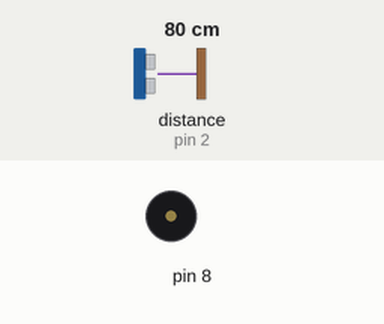
Recording of a sketch running on a simulated Arduino Uno, built with avr-gcc and run on an emulated ATmega328P. Parts: buzzer (waves = sounding). The inputs (shaded band) are chosen by the test bench; at power-on: distance to the obstacle (sensor on pin 2) 80 cm. What the sketch prints to the serial monitor is not drawn.

Above: at 1.2 s.
1.3 s: distance to the obstacle (sensor on pin 2) set to 11 cm
4.3 s: distance to the obstacle (sensor on pin 2) set to 8 cm
At 5.8 s:
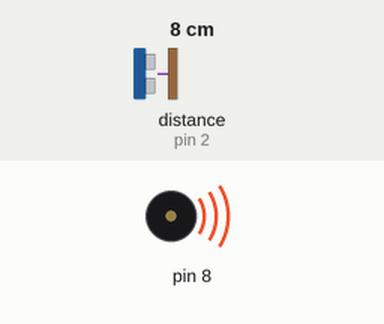
7.3 s: distance to the obstacle (sensor on pin 2) set to 120 cm
At 7.8 s:
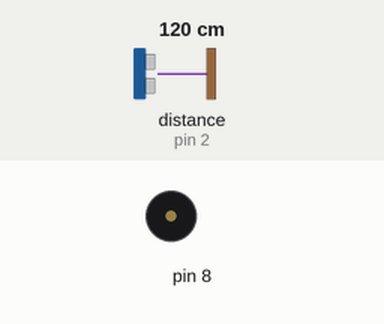
Timing chart, 0 to 10.3 s (numbered marks = the images above; inputs shaded):
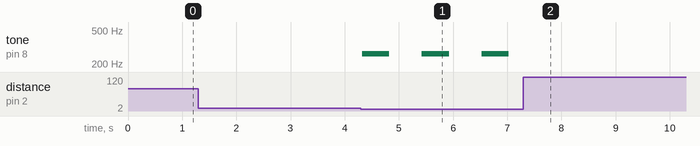

The sketch:

ultrasonic.ino
```cpp
#include <MeBuzzer.h>
#include <MeUltrasonicSensor.h>
#include <SPI.h>

// Initialize buzzer
MeBuzzer buzzer;

// Initialize ultrasonic sensor (number indicates
// the port that the ultrasonic is connected to)
MeUltrasonicSensor ultrasonic(2);

void setup() {
    Serial.begin(9600);
}

void loop() {
    Serial.print("Distance : ");
    Serial.print(ultrasonic.distanceCm());
    Serial.print(" cm");

    // there is an object less than 10 cm away
    if (ultrasonic.distanceCm() < 10) {
        // sound the buzzer
        buzzer.tone(262, 500);
        delay(500);

        // turn buzzer off
        buzzer.tone(0);
    }
    delay(100);
}
```

Measured:
- the behaviour switches between 10 and 9 cm on distance to the obstacle (sensor on pin 2) (found by bisection; images 0 and 1)
- after the input at 1.3 s, every drawn part: stays the same
- after the input at 4.3 s, tone on pin 8: alternates 262 Hz for 0.50 s and silent for 0.60 s, starting at once
- after the input at 7.3 s, tone on pin 8: stops changing and stays silent
